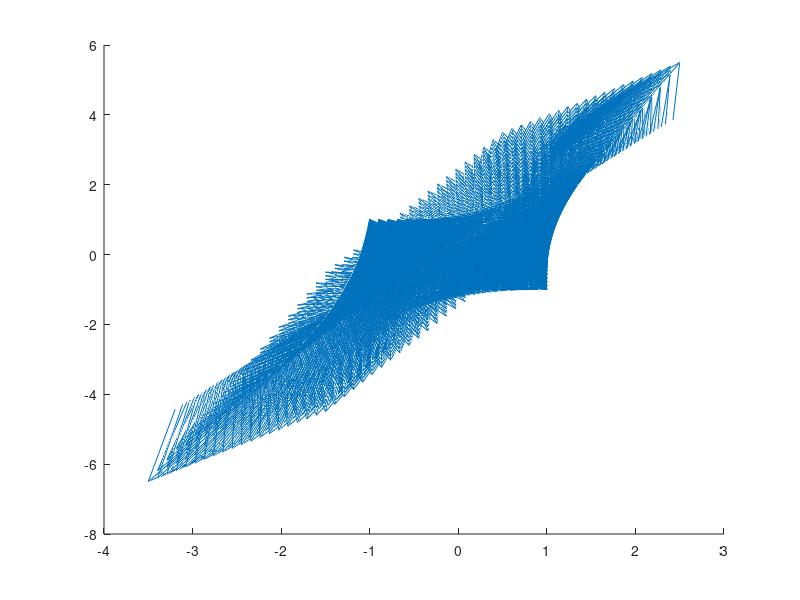

MATLAB code to generate this figure:
m = 0; n=0; p=0;
a = 3; b = 1; c =1; d=2;
A = [0,b,c;a,0,d; c,d,0];
theta = linspace(0,pi,16);
phi = linspace(0,2*pi,16);
[x,y,z] = sph2cart(phi,theta,1);
ini = [x; y; z];
r=-.5;
s=-0.5;
q=-0.5;
w = [r;s;q];
x_star = -inv(A)*w;
sys = @(A,w,v) A*v+w;
[vecs, lambda] = eig(A);
[X,Y,Z] = meshgrid(linspace(-1,1,20));
U = A(1,1)*X + A(1,2)*Y + A(1,3)*Z + w(1);
V = A(2,1)*X + A(2,2)*Y + A(2,3)*Z + w(2);
W = A(3,1)*X + A(3,2)*Y + A(3,3)*Z + w(3);
hold on;
quiver3(X,Y,Z,U,V,W,0);
plot3(x_star(1),x_star(2),x_star(3));
hold off;
